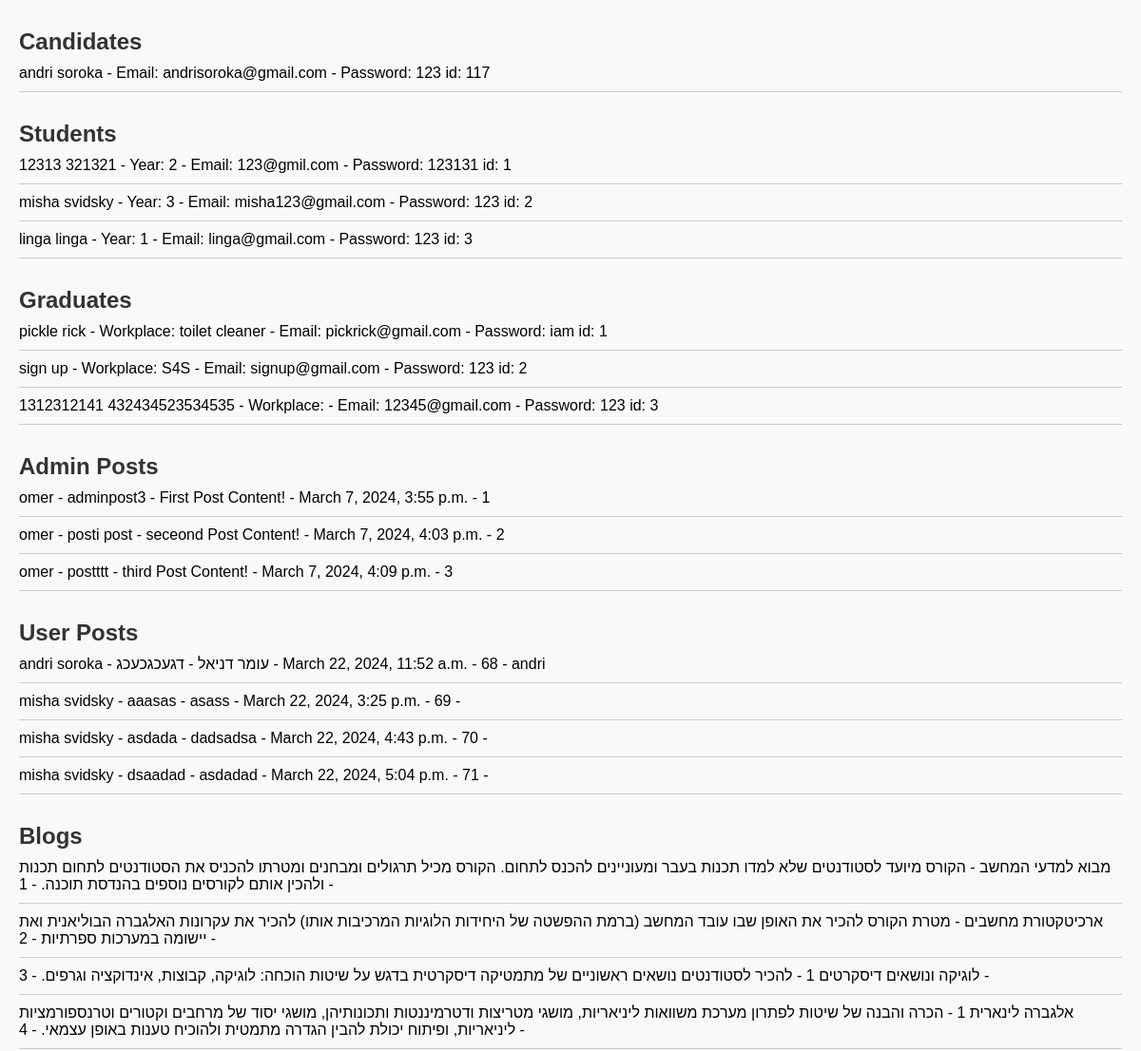
Page /data/ (upper part) on the earlier database version.
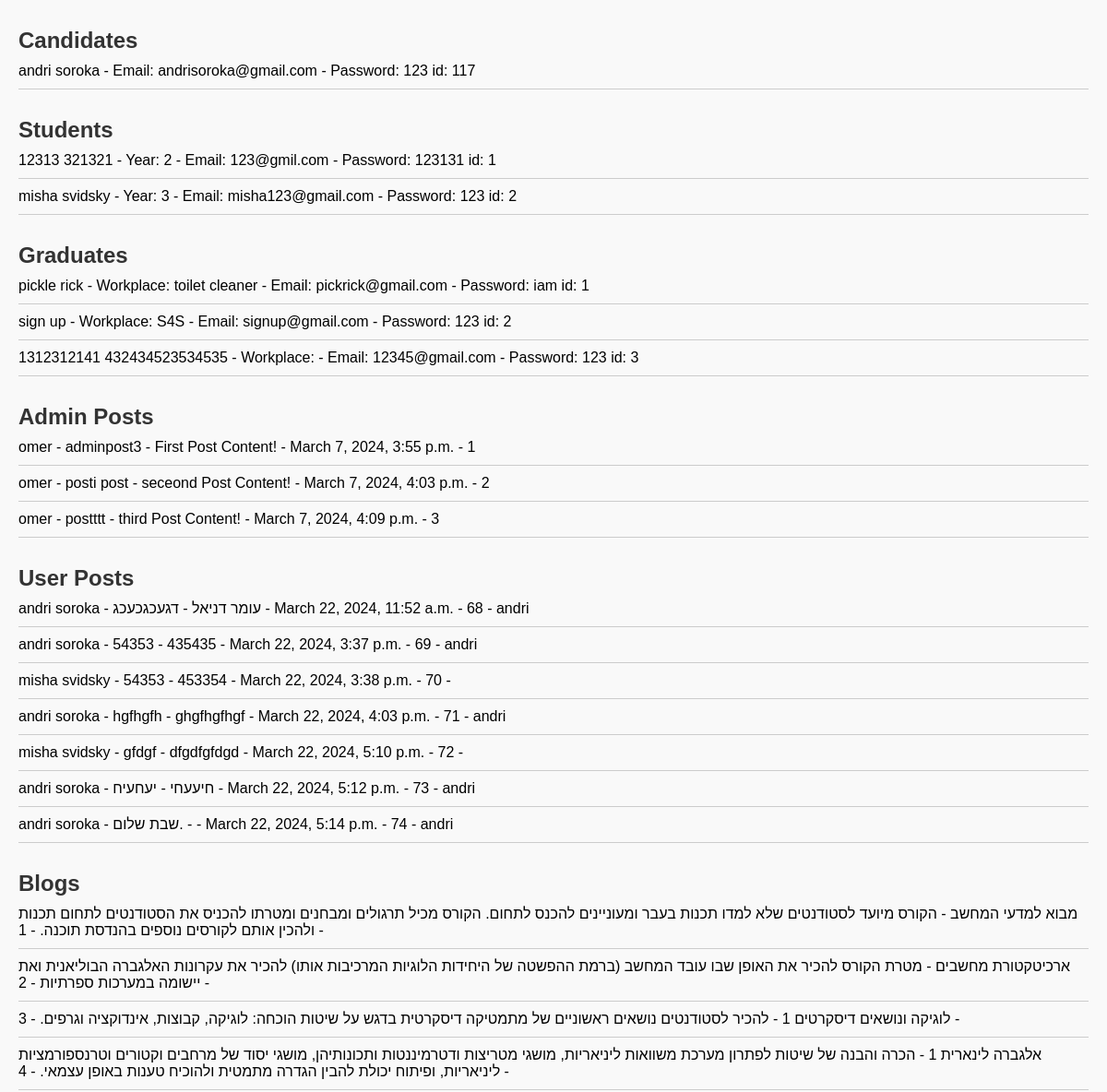
Same page on the later database version.
### S4S/models.py (models this page shows, shortened)
class Candidate(models.Model):
    first_name = models.CharField(max_length=100)
    last_name = models.CharField(max_length=100)
    email = models.EmailField(max_length=254)
    password = models.CharField(max_length=100)

class Student(models.Model):
    first_name = models.CharField(max_length=100)
    last_name = models.CharField(max_length=100)
    select_year = models.IntegerField()
    email = models.EmailField(max_length=254)
    password = models.CharField(max_length=100)

class Graduate(models.Model):
    first_name = models.CharField(max_length=100)
    last_name = models.CharField(max_length=100)
    work_place = models.CharField(max_length=20)
    email = models.EmailField(max_length=254)
    password = models.CharField(max_length=100)

class Post(models.Model):
    title = models.CharField(max_length=100)
    content = models.TextField()
    date_posted = models.DateTimeField(default=timezone.now)
    author = models.ForeignKey(User, on_delete=models.CASCADE)
    blog = models.ForeignKey('Blog', on_delete=models.CASCADE, null=True)

class Post2(models.Model):
    title = models.CharField(max_length=100)
    user_name = models.CharField(default="none", max_length=100)
    content = models.TextField()
    date_posted = models.DateTimeField(default=timezone.now)
    blog = models.ForeignKey('Blog', on_delete=models.CASCADE, null=True)
    candidate = models.ForeignKey('Candidate', on_delete=models.CASCADE, null=True, blank=True)
    student = models.ForeignKey('Student', on_delete=models.CASCADE, null=True, blank=True)
    graduate = models.ForeignKey('Graduate', on_delete=models.CASCADE, null=True, blank=True)
    likes_count = models.IntegerField(default=0)
    comment_count = models.IntegerField(default=0)

class Blog(models.Model):
    title = models.CharField(max_length=100)
    description = models.TextField(default='No description')

### S4S/DataVisuals.py (the view)
# urls.py: path('data/', DataVisuals.display_data, name='data'),
def display_data(request):
    candidates = Candidate.objects.all()
    students = Student.objects.all()
    graduates = Graduate.objects.all()
    posts = Post.objects.all()
    posts2 = Post2.objects.all()
    blogs = Blog.objects.all()
    return render(request, 'display_data.html', {'candidates': candidates, 'students': students,
                                                 'graduates': graduates, 'posts': posts, 'posts2': posts2 , 'blogs': blogs } )

### templates/display_data.html (shortened to what this page needs)
<!DOCTYPE html>
<html lang="en">
<head>
</head>
<body>
    <h1>Candidates</h1>
    <ul>
        {% for candidate in candidates %}
        <li>{{ candidate.first_name }} {{ candidate.last_name }} - Email: {{ candidate.email }}
            - Password: {{ candidate.password }} id: {{ candidate.id }}</li>
        {% endfor %}
    </ul>
    <h1>Students</h1>
    <ul>
        {% for student in students %}
        <li>{{ student.first_name }} {{ student.last_name }} - Year: {{ student.select_year }} - Email: {{ student.email }}
            - Password: {{ student.password }} id: {{ student.id }}</li>
        {% endfor %}
    </ul>
    <h1>Graduates</h1>
    <ul>
        {% for graduate in graduates %}
        <li>{{ graduate.first_name }} {{ graduate.last_name }} - Workplace: {{ graduate.work_place }}
            - Email: {{ graduate.email }} - Password: {{ graduate.password }} id: {{ graduate.id }}</li>
        {% endfor %}
    </ul>
    <h1>Admin Posts</h1>
    <ul>
        {% for post in posts %}
        <li>{{ post.author }} - {{ post.title }} - {{ post.content }} - {{ post.date_posted }} - {{ post.id }}</li>
        {% endfor %}
    </ul>
    <h1>User Posts</h1>
    <ul>
        {% for post2 in posts2 %}
        <li>{{ post2.user_name }} - {{ post2.title }} - {{ post2.content }}
            - {{ post2.date_posted }} - {{ post2.id }} - {{ post2.candidate.first_name }}</li>
        {% endfor %}
    </ul>
 <h1>Blogs</h1>
    <ul>
        {% for blog in blogs %}
        <li>{{ blog.title }} - {{ blog.description }} - {{ blog.id }} - </li>
        {% endfor %}
    </ul>
</body>
</html>

### templates/display_data.html (style rules this page uses)
body { font-family: Arial, sans-serif; margin: 20px; padding: 0; background-color: #f9f9f9; }
h1 { color: #333; font-size: 24px; margin-top: 30px; margin-bottom: 10px; }
ul { list-style: none; padding: 0; margin: 0; }
li { margin-bottom: 10px; border-bottom: 1px solid #ccc; padding-bottom: 10px; }

Differences in the rows shown:
removed Student: first_name "linga", last_name "linga", select_year "1", email "linga@gmail.com", password "123", id "3"
changed Post2 id 69: user_name "misha svidsky" → "andri soroka"; title "aaasas" → "54353"; content "asass" → "435435"; date_posted "March 22, 2024, 3:25 p.m." → "March 22, 2024, 3:37 p.m."; candidate.first_name (not shown) → "andri"
changed Post2 id 70: title "asdada" → "54353"; content "dadsadsa" → "453354"; date_posted "March 22, 2024, 4:43 p.m." → "March 22, 2024, 3:38 p.m."
changed Post2 id 71: user_name "misha svidsky" → "andri soroka"; title "dsaadad" → "hgfhgfh"; content "asdadad" → "ghgfhgfhgf"; date_posted "March 22, 2024, 5:04 p.m." → "March 22, 2024, 4:03 p.m."; candidate.first_name (not shown) → "andri"
added Post2: user_name "misha svidsky", title "gfdgf", content "dfgdfgfdgd", date_posted "March 22, 2024, 5:10 p.m.", id "72"
added Post2: user_name "andri soroka", title "חיעעחי", content "יעחעיח", date_posted "March 22, 2024, 5:12 p.m.", id "73", candidate.first_name "andri"
added Post2: user_name "andri soroka", title "שבת שלום.", date_posted "March 22, 2024, 5:14 p.m.", id "74", candidate.first_name "andri"
